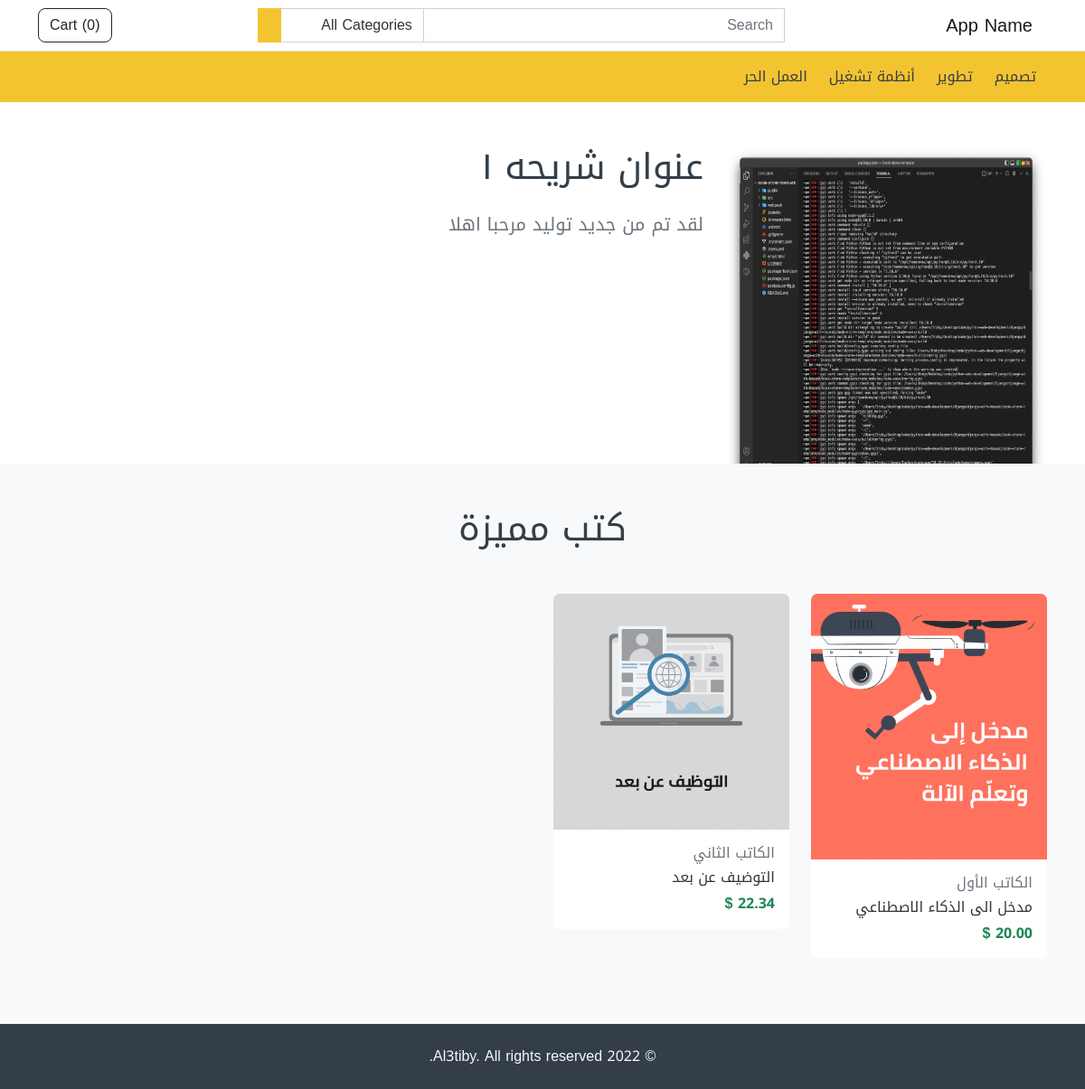
The app's page /, older data.
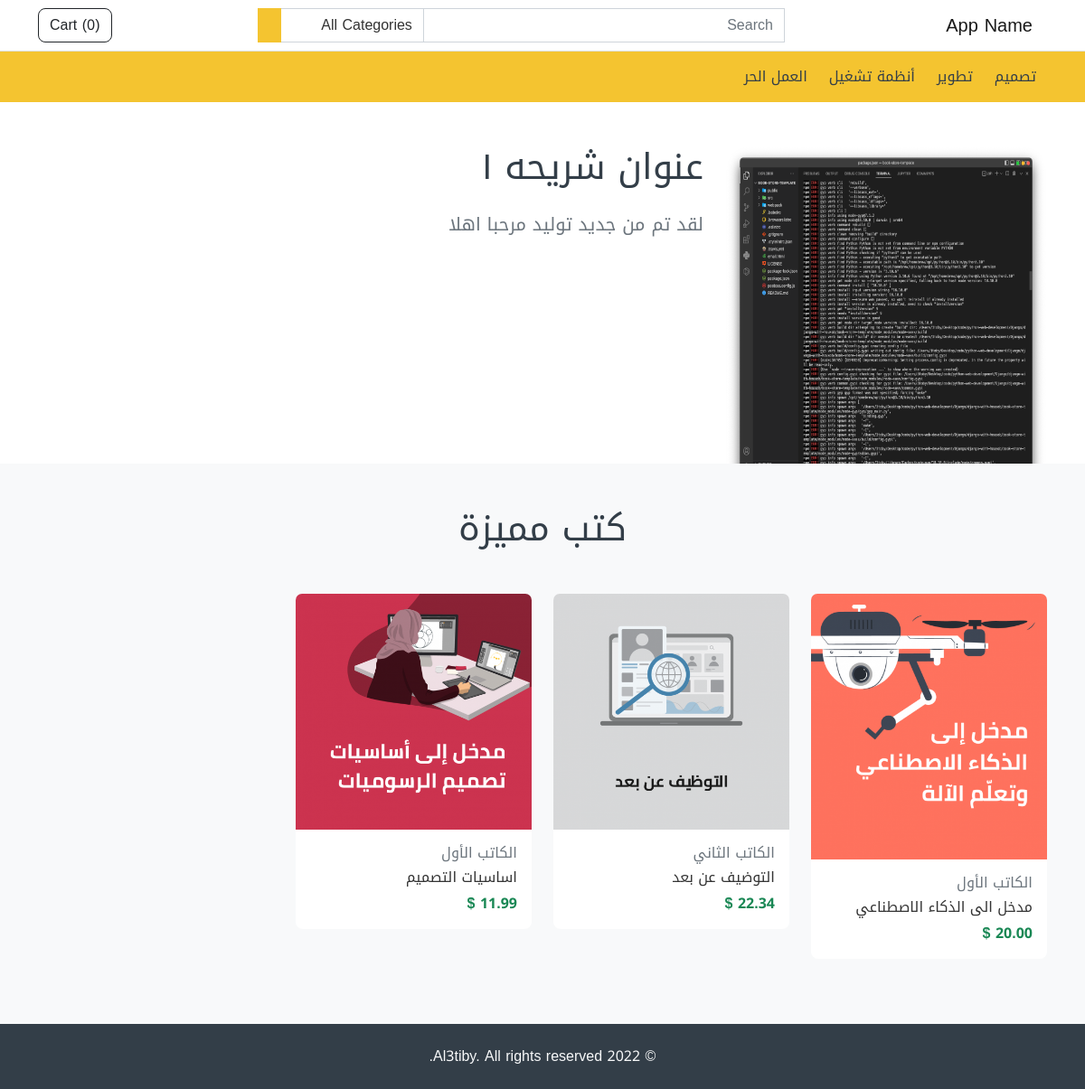
The same page, newer data.
### store/models.py (models this page shows, shortened)
class Category(models.Model):
    name = models.CharField(max_length=255, unique=True)
    featured = models.BooleanField(default=False)
    order = models.IntegerField(default=1)
    created_at = models.DateTimeField(auto_now_add=True)
    updated_at = models.DateTimeField(auto_now=True)

class Slider(models.Model):
    title = models.CharField(max_length=255)
    subtitle = models.TextField(max_length=255)
    image = models.ImageField(null=True)
    order = models.IntegerField(default=1)
    created_at = models.DateTimeField(auto_now_add=True)
    updated_at = models.DateTimeField(auto_now=True)

class Product(models.Model):
    name = models.CharField(max_length=255)
    short_description = models.TextField(null=True)
    description = models.TextField(null=True)
    image = models.ImageField()
    pdf_file = models.FileField(null=True)
    price = models.FloatField()
    featured = models.BooleanField(default=False)
    created_at = models.DateTimeField(auto_now_add=True)
    updated_at = models.DateTimeField(auto_now=True)
    category = models.ForeignKey(Category, on_delete=models.PROTECT)
    author = models.ForeignKey(Author, on_delete=models.SET_NULL, null=True)

class Author(models.Model):
    name = models.CharField(max_length=255)
    bio = models.TextField(null=True)
    created_at = models.DateTimeField(auto_now_add=True)
    updated_at = models.DateTimeField(auto_now=True)

### store/views.py (the view)
# urls.py: path('', views.index, name='store.home'),
def index(request):
    products = Product.objects.select_related('author').filter(featured=True)
    slides = Slider.objects.order_by('order')
    return render(
        request, 'index.html',
        {
            'products': products,
            'slides': slides
        }
    )

### store/custom_context_processor.py (called while the page is built)
def store_website(request):
    cart = Cart.objects.filter(session=request.session.session_key).last()
    cart_total = 0
    cart_products = []
    if cart:
        cart_products = Product.objects.filter(pk__in=cart.items)
        for item in cart_products:
            cart_total += item.price
    categories = Category.objects.order_by('order')
    return {
        'categories': categories,
        'cart_products': cart_products,
        'cart_total': cart_total
    }

### store/templatetags/my_filters.py (called while the page is built)
def currency(amount):
    return '{:.2f}'.format(amount) + ' $'

### store/templates/index.html
{% extends 'base.html' %}
{% load i18n %}
{% load my_filters %}
{% block content %}
    {% include 'partials/slider.html' with slides=slides %}
    <div class="container my-5">
        <section>
            <div class="col-md-12 mb-5">
                <p class="h1 text-center text-secondary">كتب مميزة</p>
            </div>
            <div class="row">
                {% for product in products %}
                    <div class="col-md-3">
                        {% include 'common/product_card.html' with product=product %}
                    </div>
                {% endfor %}
            </div>
        </section>
    </div>
{% endblock %}

### store/templates/base.html (shortened to what this page needs)
{% load static %}
{% load i18n %}
<!DOCTYPE html>
<html lang="ar" class="h-100" dir="rtl">
    <head>
        <link href="{% static 'css/528.css' %}" rel="stylesheet">
        <link href="{% static 'css/app.css' %}" rel="stylesheet">
    </head>
    <body class="d-flex flex-column h-100 bg-light">
        {% include 'partials/header.html' %}
        <main>
            {% block content %}
            {% endblock %}
        </main>
    {% include 'partials/footer.html' %}
    </body>
</html>

### store/templates/partials/header.html (shortened to what this page needs)
{% load i18n %}
<nav class="navbar navbar-expand-lg navbar-light bg-white border-bottom">
    <div class="container">
        <a class="navbar-brand" href="/">
            {% trans 'App Name' %}
        </a>
        <div class="collapse navbar-collapse mt-2 mt-lg-0" id="navbarSupportedContent">
            {% include 'partials/header_search.html' %}
            <ul class="navbar-nav my-2 my-lg-0">
                <li class="nav-item">
                    <a href="{% url 'store.cart' %}" class="btn btn-outline-dark" type="button">
                        {% trans 'Cart' %} (<span id="card-items-count">{{ cart_products|length }}</span>)
                    </a>
                </li>
            </ul>
        </div>
    </div>
</nav>
<nav class="navbar navbar-expand-lg navbar-light bg-primary">
    <div class="container">
        <div class="collapse navbar-collapse mt-2 mt-lg-0" id="navbarSupportedContent">
            <ul class="navbar-nav my-2 my-lg-0">
                {% for category in categories %}
                    <li class="nav-item">
                        <a class="nav-link mx-1" href="{% url 'store.category' category.id %}" role="button">
                            {{ category.name }}
                        </a>
                    </li>
                {% endfor %}
            </ul>
        </div>
    </div>
</nav>

### store/templates/partials/header_search.html (shortened to what this page needs)
{% load i18n %}
<form action="{% url 'store.category' %}" class="d-flex mx-auto">
    <div class="input-group">
        <input name="query" type="text" class="form-control" style="width: 400px" placeholder="{% trans 'Search' %}" value="{{ request.GET.query }}"/>
        <select class="form-control" style="width: 160px" name="category">
            <option value="">{% trans 'All Categories' %}</option>
        </select>
        <button class="btn btn-primary" type="submit">
        </button>
    </div>
</form>

### store/templates/partials/slider.html (shortened to what this page needs)
<div class="main-slider my-auto">
        <div class="swiper-wrapper">
            {% for slide in slides %}
                <div class="swiper-slide">
                    <div class="container pt-5">
                        <div class="row">
                            <div class="col-md-4 text-center d-none d-lg-block">
                                <img src="{{ slide.image.url }}" alt="{{ slide.title }}" class="img-fluid rounded" />
                            </div>
                            <div class="col-md-8">
                                <h1 class="text-secondary">
                                    {{ slide.title }}
                                </h1>
                                <blockquote class="blockquote mt-4">
                                <p class="text-muted">
                                    {{ slide.subtitle }}
                                </p>
                                </blockquote>
                            </div>
                        </div>
                    </div>
                </div>
        {% endfor %}
        </div>
</div>

### store/templates/common/product_card.html (shortened to what this page needs)
{% load i18n %}
{% load my_filters %}
<div class="product card mb-4">
    <img src="{{ product.image.url }}" class="card-img-top" alt="{{ product.name }}" />
    <div class="card-body">
        <h6 class="text-muted">{{ product.author.name }}</h6>
        <h6 class="card-title">{{ product.name }}</h6>
        <strong class="fw-bold text-success">{{ product.price|currency }}</strong>
    </div>
</div>

### store/templates/partials/footer.html
{% load i18n %}
<footer class="footer mt-auto py-4 bg-secondary">
      <div class="container text-center">
        <span class="text text-light">{% trans '© 2022 Al3tiby. All rights reserved.' %}</span>
      </div>
</footer>

Row changes from the older to the newer data that the page shows:
now on this page (row edited): Product: image (picture), author.name "الكاتب الأول", name "اساسيات التصميم", price "11.99 $"
